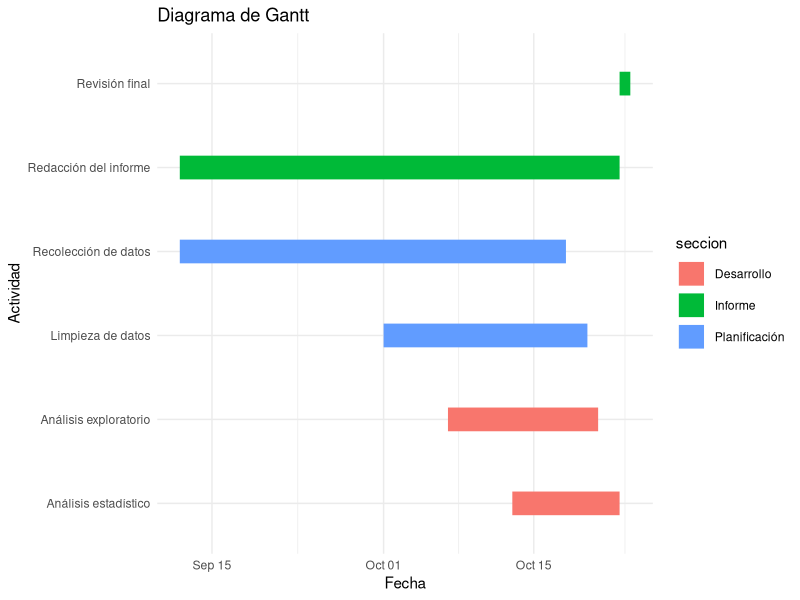
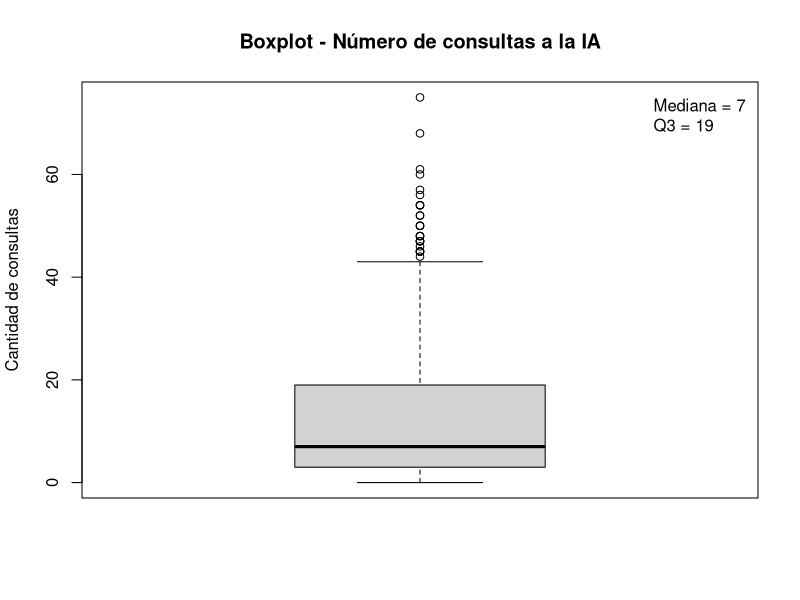
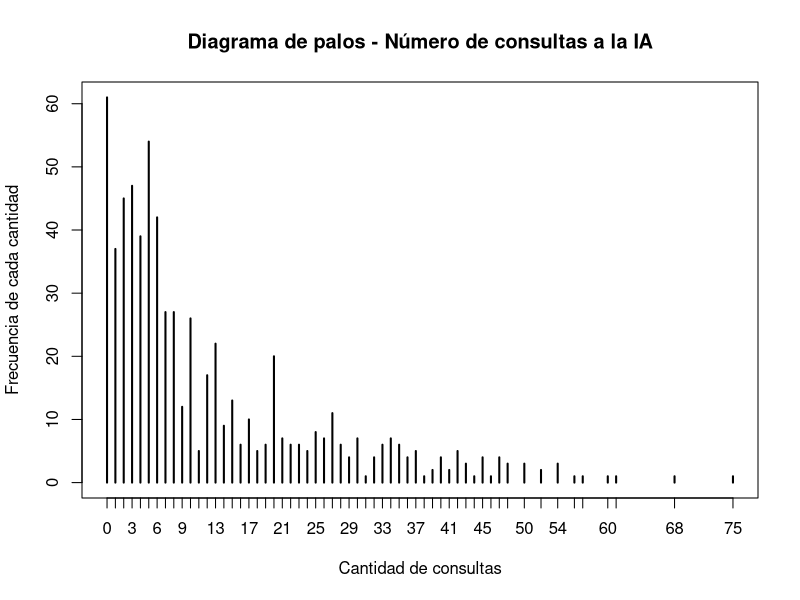
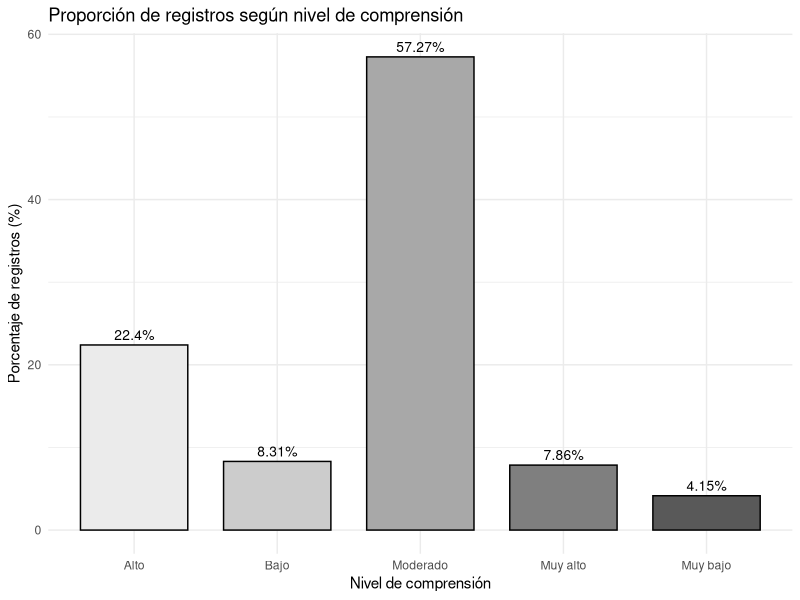
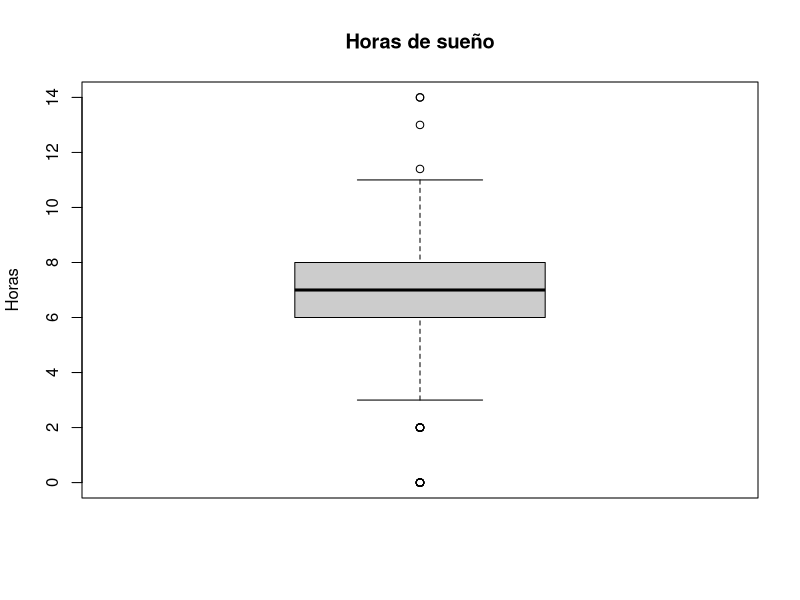
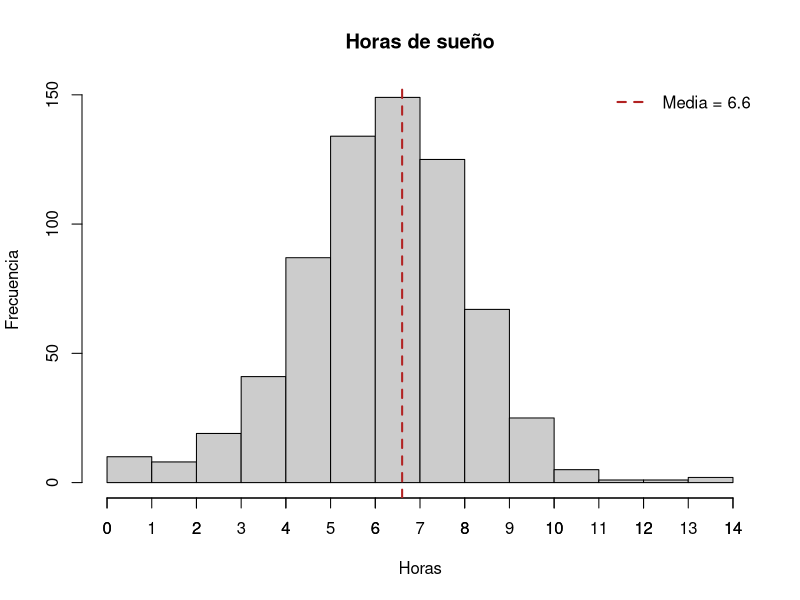
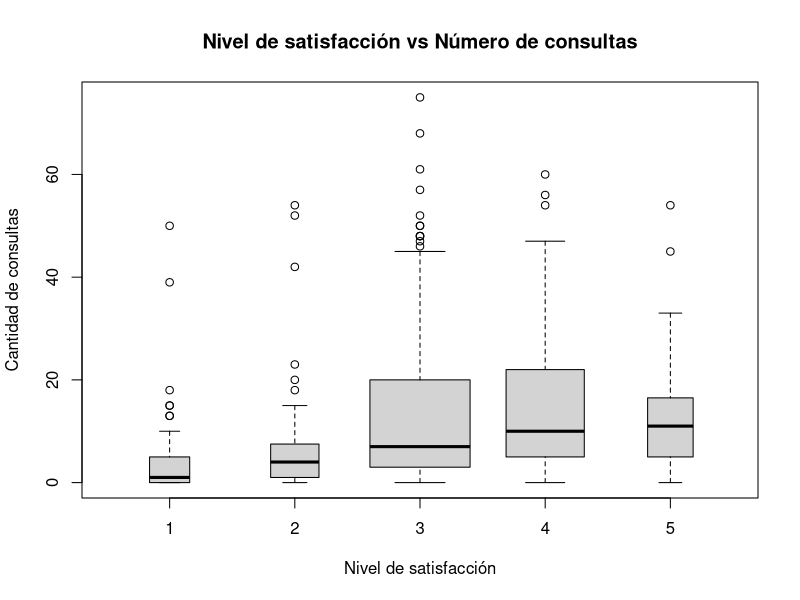
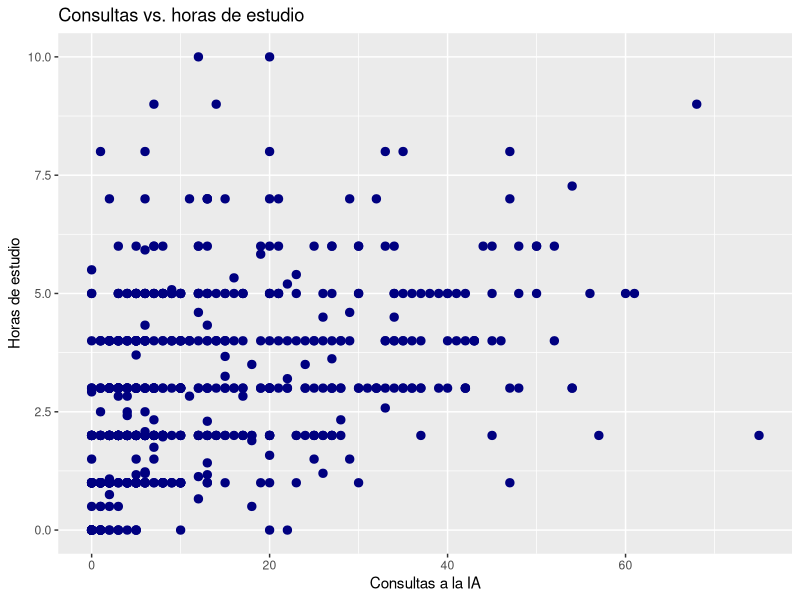

Recreate these plots in R, in order. (Note: this script raises an error after producing the figures.)
## ---- chunk 1
library(readr)
library(dplyr)
library(tidyverse)
library(ggplot2)

tareas <- data.frame(
  tarea = c(
    "Recolección de datos",
    "Limpieza de datos",
    "Análisis exploratorio",
    "Análisis estadístico",
    "Redacción del informe",
    "Revisión final"
  ),
  inicio = as.Date(c(
    "2026-09-12", "2026-10-01", "2026-10-07", "2026-10-13", "2026-09-12", "2026-10-23"
  )),
  fin = as.Date(c(
    "2026-10-18", "2026-10-20", "2026-10-21", "2026-10-23", "2026-10-23", "2026-10-24"
  )),
  seccion = c(
    "Planificación",
    "Planificación",
    "Desarrollo",
    "Desarrollo",
    "Informe",
    "Informe"
  )
)

ggplot(tareas,
       aes(x = inicio,
           xend = fin,
           y = tarea,
           yend = tarea,
           color = seccion)) +
  geom_segment(linewidth = 8) +
  labs(title = "Diagrama de Gantt",
       x = "Fecha",
       y = "Actividad") +
  theme_minimal()
## ---- chunk 2
DF3<-read_csv("DF3.csv")
## ---- chunk 3
sd(DF3$consultas, na.rm = T) / abs(mean(DF3$consultas, na.rm = T))
## ---- chunk 4
boxplot(DF3$consultas,
        main = "Boxplot - Número de consultas a la IA",
        ylab = "Cantidad de consultas")
legend("topright",
       legend = paste("Mediana =", median(DF3$consultas, na.rm = TRUE), "\nQ3 =", quantile(DF3$consultas, 0.75, na.rm = T, type = 3)), bty = "n")
## ---- chunk 5
plot(table(DF3$consultas),
        main = "Diagrama de palos - Número de consultas a la IA",
        xlab = "Cantidad de consultas",
        ylab = "Frecuencia de cada cantidad")
## ---- chunk 6
table(DF3$comprension)
round(prop.table(table(DF3$comprension)) * 100, 2)
round(cumsum(prop.table(table(DF3$comprension))) * 100, 2)
## ---- chunk 7
DF3 %>%
  count(comprension) %>%
  mutate(p = n / sum(n) * 100) %>%
  ggplot(aes(x = comprension, y = p, fill = comprension)) +
  geom_col(color = "black", width = 0.75) +
  geom_text(aes(label = paste0(round(p, 2), "%")), vjust = -0.5, size = 3.5) +
  scale_fill_manual(values = c("gray92", "gray80", "gray66", "gray50", "gray35")) +
  labs(title = "Proporción de registros según nivel de comprensión",
       x = "Nivel de comprensión", y = "Porcentaje de registros (%)") +
  theme_minimal() +
  theme(legend.position = "none")
## ---- chunk 8
summary(DF3$sueno)
round(sd(DF3$sueno),2)
IQR(DF3$sueno)
round(sd(DF3$sueno) / mean(DF3$sueno),2) #CV
## ---- chunk 9
boxplot(DF3$sueno,
        main = "Horas de sueño",
        ylab = "Horas",
        col = "gray80")
## ---- chunk 10
hist(DF3$sueno,
     main = "Horas de sueño",
     xlab = "Horas",
     col = "gray80",
     ylab = "Frecuencia")
axis(1, at = 0:ceiling(max(DF3$sueno)))
abline(v = mean(DF3$sueno, na.rm = TRUE), col = "firebrick", lwd = 2, lty = 2)
legend("topright",
       legend = paste("Media =", round(mean(DF3$sueno, na.rm = TRUE), 2)),
       col = "firebrick", lty = 2, lwd = 2, bty = "n")
## ---- chunk 11
boxplot(consultas ~ satisfaccion, data = DF3,
        main = "Nivel de satisfacción vs Número de consultas",
        xlab = "Nivel de satisfacción",
        ylab = "Cantidad de consultas",
        varwidth = T)
## ---- chunk 12
quantile(DF3$consultas[DF3$satisfaccion == 3], 0.3, na.rm = T, type = 3)
quantile(DF3$consultas[DF3$satisfaccion == 4], 0.3, na.rm = T, type = 3)
quantile(DF3$consultas[DF3$satisfaccion == 5], 0.3, na.rm = T, type = 3)
## ---- chunk 13
cor.test(DF3$consultas,DF3$estudio,method="spearman")
## ---- chunk 14
ggplot(DF3, aes(x = consultas, y = estudio)) +
  geom_point(color = "navy", size = 2.5) +
  labs(
    title = "Consultas vs. horas de estudio",
    x = "Consultas a la IA",
    y = "Horas de estudio"
  )
## ---- chunk 15
DFC <- DF3[DF3$uso_ia == "Usó IA", ]
DFC$curso <- toupper(DFC$curso)
DFC$uso <- as.character(DFC$uso)
DFC <- DFC[DFC$curso %in% c("CC1105", "CS2031", "CC2101", "CS2013"), ]
DFC <- DFC[DFC$uso %in% c("Resolver ejercicios", "Resumir", "Programar", "Redactar"), ]
nrow(DFC)
## ---- chunk 16
tabla <- table(DFC$curso, DFC$uso)
tabla
round(prop.table(tabla, 1) * 100, 2)
## ---- chunk 17
DFC %>%
  count(curso, uso) %>%
  group_by(curso) %>%
  mutate(p = n / sum(n) * 100) %>%
  ggplot(aes(x = curso, y = p, fill = uso)) +
  geom_col(width = 0.75) +
  geom_text(aes(label = paste0(round(p, 1), "%")),
            position = position_stack(vjust = 0.5), size = 3) +
  scale_fill_manual(values = c("gray92", "gray78", "gray64", "gray50")) +
  labs(title = "Proporción de usos de la IA según el curso",
       x = "Curso", y = "Porcentaje de registros (%)", fill = "Uso principal") +
  theme_minimal()
## ---- chunk 18
DF3 %>%
  filter(uso_ia == "Usó IA") %>%
  mutate(
    uso_g = if_else(uso %in% c("Resolver ejercicios", "Resumir",
                                "Programar", "Redactar", "No usó IA"),
                     as.character(uso), "Otros"),
    ahorro = if_else(tareas == 0, "Sin tareas ahorradas", "Con tareas ahorradas")
  ) %>%
  count(uso_g, ahorro) %>%
  tidyr::pivot_wider(names_from = ahorro, values_from = n, values_fill = 0) %>%
  {
    tabla <- .[, c("uso_g", "Sin tareas ahorradas", "Con tareas ahorradas")]
    m <- t(as.matrix(tabla[, -1]))
    colnames(m) <- tabla$uso_g
    barplot(m,
            main = "Tareas ahorradas según el uso de IA",
            ylab = "Cantidad de registros",
            xlab = "Uso principal",
            col = c("gray85", "gray45"))
    legend("topleft",
           legend = c("Sin ahorro", "Con ahorro"),
           fill = c("gray85", "gray45"),
           cex = 0.8)
  }
## ---- chunk 19
DF3 %>%
  filter(uso_ia == "Usó IA") %>%
  mutate(uso_g = if_else(uso %in% c("Resolver ejercicios", "Resumir",
                                     "Programar", "Redactar", "No usó IA"),
                          as.character(uso), "Otros")) %>%
  group_by(uso_g) %>%
  summarise(
    registros   = n(),
    ta_ahorrada = round(mean(tareas > 0, na.rm = TRUE) * 100,2),

  ) %>%
  rename(Uso = uso_g)
## ---- chunk 20
boxplot(sueno ~ comprension, data = DF3,
        main = "Sueño según comprensión",
        xlab = "Comprensión",
        ylab = "Horas de sueño",
        col = c("gray92", "gray80", "gray66", "gray50", "gray35"))
abline(h = mean(DF3$sueno, na.rm = TRUE), col = "firebrick", lwd = 2, lty = 2)
legend("topright",
       legend = paste("Media =", round(mean(DF3$sueno, na.rm = TRUE), 2)),
       col = "firebrick", lty = 2, lwd = 2, bty = "n")
## ---- chunk 21
DF3%>%group_by(comprension)%>% summarise(n=n(),
    Q1= quantile(sueno, 0.25, na.rm = TRUE),
    Mediana = quantile(sueno, 0.5 ,na.rm = TRUE),
    Q3= quantile(sueno, 0.75, na.rm = TRUE),
    RIC     = IQR(sueno, na.rm = TRUE),
    Media = mean(sueno,na.rm=TRUE),
    CV = (sd(sueno,na.rm=TRUE)/mean(sueno,na.rm=TRUE))
                                         )
## ---- chunk 22
GRUPO <- 6
DF3_grupo <- DF3 %>% filter(Grupo == GRUPO)
nrow(DF3_grupo)
## ---- chunk 23
consultas_cat <- cut(DF3$consultas,
                     breaks = c(0, 1, 11, 21, 31, Inf),
                     right = FALSE,
                     labels = c("Sin uso", "Bajo", "Moderado",
                                "Frecuente", "Muy frecuente"))

frec_con <- table(consultas_cat)
prob_con <- prop.table(frec_con)
frec_con
round(prob_con, 4)
## ---- chunk 24
sum(prob_con)
## ---- chunk 25
barplot(prob_con,
        main = "Probabilidad empírica del nivel de uso de IA",
        xlab = "Nivel de uso (según número de consultas)",
        ylab = "Probabilidad",
        col = "gray70",
        ylim = c(0, 0.6))
## ---- chunk 26
frec_sat <- table(DF3$satisfaccion)
prob_sat <- prop.table(frec_sat)
frec_sat
round(prob_sat, 4)
## ---- chunk 27
sum(prob_sat)
## ---- chunk 28
barplot(prob_sat,
        main = "Probabilidad empírica de la variable satisfacción",
        xlab = "Nivel de satisfacción (1 = muy baja, 5 = muy alta)",
        ylab = "Probabilidad",
        col = "gray70",
        ylim = c(0, 0.6))
## ---- chunk 29
P_A = nrow(DF3 %>% filter(comprension == "Alto")) / nrow(DF3)
paste("Probabilidad de A:", P_A)
## ---- chunk 30
P_B = nrow(DF3 %>% filter(5 <= consultas & consultas <= 15)) / nrow(DF3)
paste("Probabilidad de B:", P_B)
## ---- chunk 31
P_A_dado_B = nrow(DF3 %>% filter(5 <= consultas & consultas <= 15 & comprension == "Alto")) / nrow(DF3 %>% filter(5 <= consultas & consultas <= 15))

P_A_dado_B
## ---- chunk 32
P_A_inter_B<- nrow(DF3 %>% filter(5 <= consultas & consultas <= 15 & comprension == "Alto")) / nrow(DF3)
round(P_A_inter_B,2) == round(P_A* P_B,2)
round(P_A_inter_B,3) == round(P_A* P_B,3)
P_A_dado_B==P_A
## ---- chunk 33
P_A_dado_noB <- nrow(DF3 %>% filter(comprension == "Alto", consultas < 5 | consultas > 15)) /
  nrow(DF3 %>% filter(consultas < 5 | consultas > 15))

barplot(c(P_A_dado_B, P_A_dado_noB),
        main = "Probabilidad de A tras la ocurrencia de B o Bc",
        names.arg = c("Probabilidad de A | B", "Probabilidad de A | Bc"),
        col = "steelblue",
        sub = "La ocurrencia de B claramente afecta la ocurrencia de A",
        ylim = c(0, 0.25),
        space = 1.5)
abline(h = P_A, col = "red", lty = 2)
legend("topright", legend = "P(A)", col = "red", lty = 2)
## ---- chunk 34

P_A_U_B<-P_A+P_B-P_A_inter_B
P_A_comp<-1-P_A
P_B_comp<-1-P_B

P_A = nrow(DF3 %>% filter(comprension == "Alto")) / nrow(DF3)

P_B = nrow(DF3 %>% filter(5 <= consultas & consultas <= 15)) / nrow(DF3)

#leyes de morgan

P_A_U_B_comp<-1-P_A_U_B
P_A_inter_B_comp<-1-P_A_inter_B
P_A_U_B
P_A_comp
P_B_comp
P_A_U_B_comp
P_A_inter_B_comp


P_A_dif_B<-P_A-P_A_inter_B
P_A_dif_B
P_B_dif_A<-P_B-P_A_inter_B
P_B_dif_A
P_A_dif_Sim_B<-P_A_U_B - P_A_inter_B
P_A_dif_Sim_B
P_A_d_B<-P_A_inter_B/P_B
P_A_d_B
P_A_inter_B
## ---- chunk 35
P_B_dado_A = nrow(DF3 %>% filter(5 <= consultas & consultas <= 15 & comprension == "Alto")) / nrow(DF3 %>% filter(comprension == "Alto"))

P_B_dado_A
## ---- chunk 36
P_B_dado_noA = nrow(DF3 %>% filter(5 <= consultas & consultas <= 15 & comprension != "Alto")) / nrow(DF3 %>% filter(comprension != "Alto"))

P_B_dado_noA
## ---- chunk 37
( P_B_dado_A * P_A ) / ( P_B_dado_A * P_A + P_B_dado_noA * P_A_comp)
## ---- chunk 38
P_A_dado_B
## ---- chunk 39
exito <- DF3$consultas > 20
p <- mean(exito)
q <- 1 - p
## ---- chunk 40
N <- length(exito)
k_all <- 1:N
pmf <- dgeom(k_all - 1, p)
cdf_izq <- pgeom(k_all - 1, p)        # P(X <= k)
cdf_der <- q^(k_all - 1)              # P(X >= k)
sum(pmf)                              # validación: ≈ 1

espera <- diff(c(0, which(exito)))
ks <- 1:20
emp <- sapply(ks, function(i) mean(espera == i))

par(mfrow = c(1, 2))

# Distribución completa (1 a N)
plot(k_all, pmf, type = "h", xlab = "k", ylab = "P(X = k)",
     main = "Distribución completa (1 a N)")

## ---- chunk 41
# Zoom: teórica vs. empírica
plot(ks, pmf[ks], type = "h", lwd = 3, xlab = "k", ylab = "P(X = k)",
     ylim = c(0, max(pmf[ks], emp)),
     main = "Zoom: teórica vs. empírica")
points(ks, emp, pch = 16, col = "firebrick")
abline(v = 1/p, lty = 2, col = "gray40")
legend("topright", legend = c("Teórica", "Empírica", "E(X)"),
       lty = c(1, NA, 2), pch = c(NA, 16, NA),
       col = c("black", "firebrick", "gray40"), bty = "n")

par(mfrow = c(1, 1))
## ---- chunk 42
# Acumulada hacia la izquierda
plot(ks, cdf_izq[ks], type = "s", xlab = "k", ylab = "P(X <= k)",
     main = "Acumulada hacia la izquierda")
## ---- chunk 43
# Acumulada hacia la derecha
plot(ks, cdf_der[ks], type = "s", xlab = "k", ylab = "P(X >= k)",
     main = "Acumulada hacia la derecha")
## ---- chunk 44
data.frame(k = ks, `P(X=k)` = round(pmf[ks], 4), empirica = round(emp, 4),
           `P(X<=k)` = round(cdf_izq[ks], 4), `P(X>=k)` = round(cdf_der[ks], 4),
           check.names = FALSE)
## ---- chunk 45
n_tar <- 10
p_tar <- mean(DF3$tareas >= 3)
p_tar
## ---- chunk 46
E_tar <- n_tar * p_tar
V_tar <- n_tar * p_tar * (1 - p_tar)
SD_tar <- sqrt(V_tar)
CV_tar <- SD_tar / E_tar
## ---- chunk 47
dbinom(3, n_tar, p_tar)
## ---- chunk 48
pbinom(2, n_tar, p_tar)
## ---- chunk 49
set.seed(6)
mezcla <- sample(DF3$tareas)
n_grupos <- floor(length(mezcla) / 10)
grupos <- matrix(mezcla[1:(n_grupos * 10)] >= 3, nrow = 10)
exitos <- colSums(grupos)
mean(exitos)
## ---- chunk 50
teorica <- dbinom(0:10, n_tar, p_tar)
empirica <- table(factor(exitos, levels = 0:10)) / length(exitos)

barplot(rbind(teorica, empirica),
        beside = TRUE,
        names.arg = 0:10,
        col = c("gray40", "gray80"),
        legend.text = c("Binomial", "Datos"),
        main = "Binomial vs. datos",
        xlab = "Número de registros con 3 o más tareas (de 10)",
        ylab = "Probabilidad")
## ---- chunk 51
N <- length(DF3$tareas >= 3)
k_all <- 1:N
pmf <- dbinom(k_all - 1, n_tar, p_tar)

par(mfrow = c(1, 2))

# Distribución completa (1 a N)
plot(k_all, pmf, type = "h", xlab = "k", ylab = "P(X = k)",
     main = "Distribución completa (1 a N)")

## ---- chunk 52
#Datos basicos 
media_ <- mean(DF3$sueno,na.rm=TRUE)
mediana_<-median(DF3$sueno,na.rm=TRUE)
var_<-var(DF3$sueno,na.rm=TRUE)
sd_ <- sd(DF3$sueno,na.rm=TRUE)
lambda_ <- 1 / media_  
min_ <- min(DF3$sueno,na.rm=TRUE)
max_ <- max(DF3$sueno,na.rm=TRUE)

cv_<-(sd_/media_)*100

# con probability= TRUE sirve para el cambio de escala para que represente la densidad de probabilidad 

hist(DF3$sueno, probability = TRUE, col = "lightgray", border = "white", 
     main = "Distribuciones Continuas",
     xlab = "Horas de sueño", ylab = "Densidad" )


# Normal

#el uso de dnorm() es la funcion de densidad de la probabilidad normal el cual usa x que es la variable independiente, despues el caso de from y to definen los limites de calculo y dibujo

curve(dnorm(x, mean = media_, sd = sd_), col = "forestgreen", lwd = 2, add = TRUE, from = min_, to = max_)

# Exponencial

# el uso de lambda es debido a la teoria que relaciona la media y la tasa 

curve(dexp(x, rate = lambda_), col = "dodgerblue", lwd = 2, add = TRUE, from = min_, to = max_)

# Uniforme 

# El uso de min y max es debido a la propia formula de la densidad de probabilidad 

curve(dunif(x, min = min_, max = max_), col = "purple", lwd = 2, add = TRUE, from = min_, to = max_)

legend("topright", legend = c("Distribución Normal", "Distribucion Exponencial", "Distribucion Uniforme"),
       col = c("forestgreen", "dodgerblue","purple"), lty=1, lwd=2)
## ---- chunk 53
#simetria
mediana_
media_
## ---- chunk 54
cv_
## ---- chunk 55
max_-min_
sd_*sqrt(12)

sd_^2
((max_-min_)^2)/12
## ---- chunk 56
sd_
media_
## ---- chunk 57
prob_4_teo<-pnorm(q=4,mean=media_, sd=sd_)
prob_4_teo
## ---- chunk 58
prob_4_empirica<-mean(DF3$sueno<=4,na.rm=TRUE)
prob_4_empirica

prob_4_empirica-prob_4_teo
## ---- chunk 59
estudio <- DF3$estudio

media_estudio <- mean(estudio, na.rm = TRUE)
min_estudio <- min(estudio, na.rm = TRUE)
max_estudio <- max(estudio, na.rm = TRUE)
prom_estudio <- mean(estudio, na.rm = TRUE)
std_estudio <- sd(estudio, na.rm = TRUE)
lambda_estudio <- 1 / media_estudio

hist(estudio, probability = TRUE,
     main = "Distribuciones Continuas VS Densidad Muestral",
     xlab = "Número de horas diarias de estudio", ylab = "Densidad muestral")

# Normal
curve(dnorm(x, mean = media_estudio, sd = std_estudio), col = "forestgreen", lwd = 2, add = TRUE, from = min_estudio, to = max_estudio)

# Exponencial
curve(dexp(x, rate = lambda_estudio), col = "dodgerblue", lwd = 2, add = TRUE, from = min_estudio, to = max_estudio)

# Uniforme
curve(dunif(x, min = min_estudio, max = max_estudio), col = "purple", lwd = 2, add = TRUE, from = min_estudio, to = max_estudio)

legend("topright", legend = c("Distribución Normal", "Distribución Exponencial", "Distribución Uniforme"),
       col = c("forestgreen", "dodgerblue", "purple"), lwd = c(3, 3, 3), lty = c(1, 1, 1))
## ---- chunk 60
paste("Esperanza Uniforme:", (min_estudio + max_estudio) / 2)
paste("Promedio Muestral:", prom_estudio)
## ---- chunk 61
paste("Varianza Uniforme:", (max_estudio - min_estudio)^2 / 12)
paste("Varianza Muestral:", std_estudio^2)
## ---- chunk 62
median(estudio, na.rm = T)
prom_estudio
## ---- chunk 63
paste("Esperanza Exponencial:", 1 / lambda_estudio)
paste("Promedio Muestral:", prom_estudio)
## ---- chunk 64
paste("Varianza Exponencial:", 1 / lambda_estudio^2)
paste("Varianza Muestral:", std_estudio^2)
## ---- chunk 65
hist(estudio, probability = TRUE,
     main = "Distribución Teórica VS Densidad Muestral",
     xlab = "Número de horas diarias de estudio", ylab = "Densidad muestral")

# Exponencial
curve(dexp(x, rate = lambda_estudio), col = "dodgerblue", lwd = 2, add = TRUE, from = min_estudio, to = max_estudio)
## ---- chunk 66
v1 <- pexp(8, lambda_estudio) - pexp(5, lambda_estudio)
v1
## ---- chunk 67
v2 <- nrow(DF3 %>% filter(5 < estudio & estudio <= 8)) / nrow(DF3)
v2
